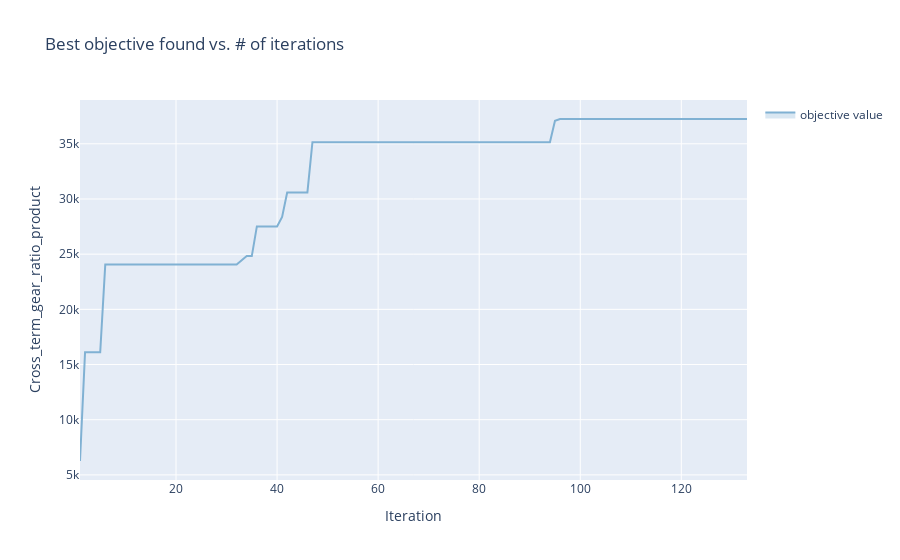

Notebook code cell kept with this figure:
### Code cell
render(Tag_client.get_optimization_trace())

### Figure 1 — Plotly figure (JSON) as saved in the notebook; plotly's stock layout.template omitted (floating-point values rounded to 4 significant figures; data arrays with more than 128 entries replaced by an {"elided": "..."} marker saying what was removed)
{"data": [{"hoverinfo": "none", "legendgroup": "", "line": {"width": 0}, "mode": "lines", "showlegend": false, "type": "scatter", "x": {"elided": "133 int values"}, "y": {"elided": "133 float values"}}, {"fill": "tonexty", "fillcolor": "rgba(128,177,211,0.3)", "legendgroup": "objective value", "line": {"color": "rgba(128,177,211,1)"}, "mode": "lines", "name": "objective value", "text": {"elided": "133 str values"}, "type": "scatter", "x": {"elided": "133 int values"}, "y": {"elided": "133 float values"}}, {"fill": "tonexty", "fillcolor": "rgba(128,177,211,0.3)", "hoverinfo": "none", "legendgroup": "", "line": {"width": 0}, "mode": "lines", "showlegend": false, "type": "scatter", "x": {"elided": "133 int values"}, "y": {"elided": "133 float values"}}], "layout": {"showlegend": true, "title": {"text": "Best objective found vs. # of iterations"}, "xaxis": {"title": {"text": "Iteration"}}, "yaxis": {"title": {"text": "Cross_term_gear_ratio_product"}}}}
